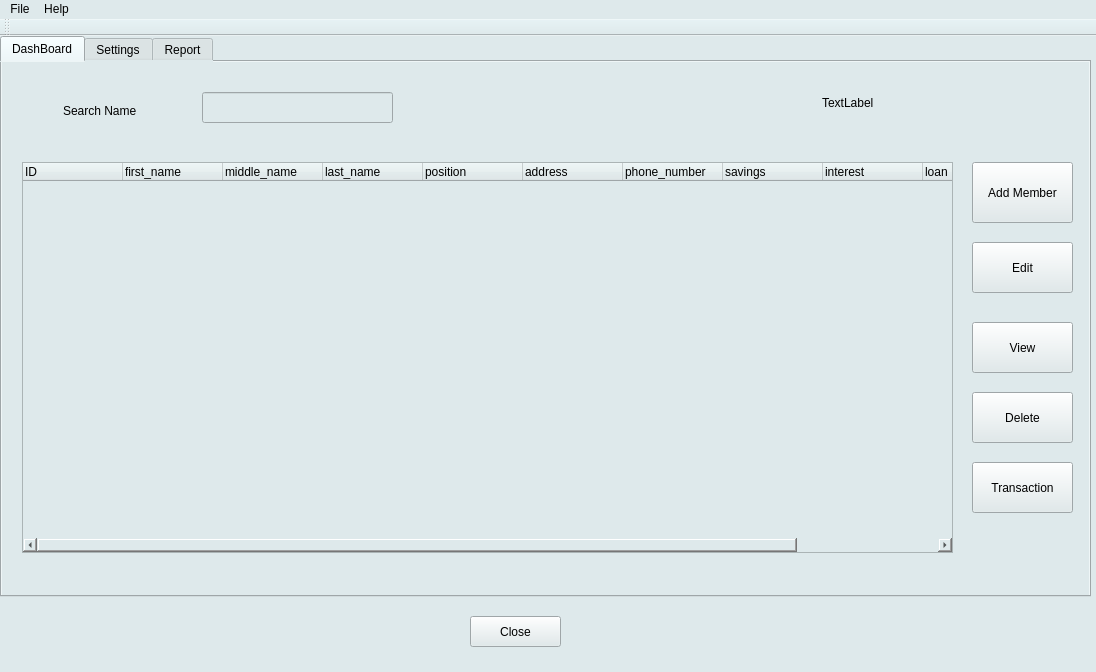
<?xml version="1.0" encoding="UTF-8"?>
<ui version="4.0">
 <class>njangiSystem</class>
 <widget class="QMainWindow" name="njangiSystem">
  <property name="geometry">
   <rect>
    <x>0</x>
    <y>0</y>
    <width>1096</width>
    <height>672</height>
   </rect>
  </property>
  <property name="windowTitle">
   <string>njangiSystem</string>
  </property>
  <property name="styleSheet">
   <string notr="true">background-color: rgb(222, 233, 235);</string>
  </property>
  <widget class="QWidget" name="centralWidget">
   <widget class="QTabWidget" name="tabWidget">
    <property name="geometry">
     <rect>
      <x>0</x>
      <y>0</y>
      <width>1091</width>
      <height>561</height>
     </rect>
    </property>
    <property name="autoFillBackground">
     <bool>false</bool>
    </property>
    <property name="tabShape">
     <enum>QTabWidget::Rounded</enum>
    </property>
    <property name="currentIndex">
     <number>0</number>
    </property>
    <widget class="QWidget" name="tab">
     <attribute name="title">
      <string>DashBoard</string>
     </attribute>
     <widget class="QTreeWidget" name="treeWidget">
      <property name="geometry">
       <rect>
        <x>20</x>
        <y>100</y>
        <width>931</width>
        <height>391</height>
       </rect>
      </property>
      <property name="columnCount">
       <number>11</number>
      </property>
      <column>
       <property name="text">
        <string>ID</string>
       </property>
      </column>
      <column>
       <property name="text">
        <string>first_name</string>
       </property>
      </column>
      <column>
       <property name="text">
        <string>middle_name</string>
       </property>
      </column>
      <column>
       <property name="text">
        <string>last_name</string>
       </property>
      </column>
      <column>
       <property name="text">
        <string>position</string>
       </property>
      </column>
      <column>
       <property name="text">
        <string>address</string>
       </property>
      </column>
      <column>
       <property name="text">
        <string>phone_number</string>
       </property>
      </column>
      <column>
       <property name="text">
        <string>savings</string>
       </property>
      </column>
      <column>
       <property name="text">
        <string>interest</string>
       </property>
      </column>
      <column>
       <property name="text">
        <string>loan</string>
       </property>
      </column>
      <column>
       <property name="text">
        <string>date_due</string>
       </property>
      </column>
     </widget>
     <widget class="QPushButton" name="pushButton">
      <property name="geometry">
       <rect>
        <x>970</x>
        <y>100</y>
        <width>101</width>
        <height>61</height>
       </rect>
      </property>
      <property name="styleSheet">
       <string notr="true">font: 8pt &quot;Courier&quot;;</string>
      </property>
      <property name="text">
       <string>Add Member</string>
      </property>
     </widget>
     <widget class="QLabel" name="dateLabel">
      <property name="geometry">
       <rect>
        <x>820</x>
        <y>20</y>
        <width>201</width>
        <height>41</height>
       </rect>
      </property>
      <property name="text">
       <string>TextLabel</string>
      </property>
     </widget>
     <widget class="QPushButton" name="pushButton_2">
      <property name="geometry">
       <rect>
        <x>970</x>
        <y>180</y>
        <width>101</width>
        <height>51</height>
       </rect>
      </property>
      <property name="styleSheet">
       <string notr="true">font: 8pt &quot;Courier&quot;;
font: 11pt &quot;Courier&quot;;</string>
      </property>
      <property name="text">
       <string>Edit</string>
      </property>
     </widget>
     <widget class="QPushButton" name="pushButton_4">
      <property name="geometry">
       <rect>
        <x>970</x>
        <y>330</y>
        <width>101</width>
        <height>51</height>
       </rect>
      </property>
      <property name="styleSheet">
       <string notr="true">font: 8pt &quot;Courier&quot;;
font: 11pt &quot;Courier&quot;;</string>
      </property>
      <property name="text">
       <string>Delete</string>
      </property>
     </widget>
     <widget class="QPushButton" name="pushButton_3">
      <property name="geometry">
       <rect>
        <x>970</x>
        <y>260</y>
        <width>101</width>
        <height>51</height>
       </rect>
      </property>
      <property name="styleSheet">
       <string notr="true">font: 8pt &quot;Courier&quot;;
font: 11pt &quot;Courier&quot;;</string>
      </property>
      <property name="text">
       <string>View</string>
      </property>
     </widget>
     <widget class="QPushButton" name="pushButton_5">
      <property name="geometry">
       <rect>
        <x>970</x>
        <y>400</y>
        <width>101</width>
        <height>51</height>
       </rect>
      </property>
      <property name="styleSheet">
       <string notr="true">font: 12pt &quot;Courier&quot;;
font: 10pt &quot;Courier&quot;;</string>
      </property>
      <property name="text">
       <string>Transaction</string>
      </property>
     </widget>
     <widget class="QLabel" name="label">
      <property name="geometry">
       <rect>
        <x>61</x>
        <y>41</y>
        <width>101</width>
        <height>16</height>
       </rect>
      </property>
      <property name="text">
       <string>Search Name</string>
      </property>
     </widget>
     <widget class="QLineEdit" name="lineEdit">
      <property name="geometry">
       <rect>
        <x>200</x>
        <y>30</y>
        <width>191</width>
        <height>31</height>
       </rect>
      </property>
     </widget>
    </widget>
    <widget class="QWidget" name="tab_3">
     <attribute name="title">
      <string>Settings</string>
     </attribute>
     <widget class="QPushButton" name="pushButton_10">
      <property name="geometry">
       <rect>
        <x>490</x>
        <y>0</y>
        <width>371</width>
        <height>101</height>
       </rect>
      </property>
      <property name="text">
       <string>Change interest Rates</string>
      </property>
     </widget>
     <widget class="QPushButton" name="pushButton_7">
      <property name="geometry">
       <rect>
        <x>490</x>
        <y>150</y>
        <width>371</width>
        <height>111</height>
       </rect>
      </property>
      <property name="text">
       <string>Create User</string>
      </property>
     </widget>
     <widget class="QPushButton" name="pushButton_8">
      <property name="geometry">
       <rect>
        <x>490</x>
        <y>330</y>
        <width>371</width>
        <height>111</height>
       </rect>
      </property>
      <property name="text">
       <string>Delete User</string>
      </property>
     </widget>
     <widget class="QGroupBox" name="groupBox">
      <property name="geometry">
       <rect>
        <x>20</x>
        <y>110</y>
        <width>281</width>
        <height>211</height>
       </rect>
      </property>
      <property name="title">
       <string>Sign in</string>
      </property>
      <widget class="QPushButton" name="pushButton_11">
       <property name="geometry">
        <rect>
         <x>40</x>
         <y>160</y>
         <width>88</width>
         <height>27</height>
        </rect>
       </property>
       <property name="text">
        <string>Cancel</string>
       </property>
      </widget>
      <widget class="QPushButton" name="pushButton_12">
       <property name="geometry">
        <rect>
         <x>140</x>
         <y>160</y>
         <width>88</width>
         <height>27</height>
        </rect>
       </property>
       <property name="text">
        <string>Sign in</string>
       </property>
       <property name="default">
        <bool>true</bool>
       </property>
      </widget>
      <widget class="QWidget" name="layoutWidget">
       <property name="geometry">
        <rect>
         <x>10</x>
         <y>100</y>
         <width>231</width>
         <height>31</height>
        </rect>
       </property>
       <layout class="QHBoxLayout" name="horizontalLayout">
        <item>
         <widget class="QLabel" name="label_6">
          <property name="text">
           <string>Password</string>
          </property>
         </widget>
        </item>
        <item>
         <widget class="QLineEdit" name="lineEdit_3">
          <property name="echoMode">
           <enum>QLineEdit::Password</enum>
          </property>
         </widget>
        </item>
       </layout>
      </widget>
      <widget class="QWidget" name="layoutWidget">
       <property name="geometry">
        <rect>
         <x>10</x>
         <y>40</y>
         <width>231</width>
         <height>31</height>
        </rect>
       </property>
       <layout class="QHBoxLayout" name="horizontalLayout_2">
        <item>
         <widget class="QLabel" name="label_3">
          <property name="text">
           <string>user name</string>
          </property>
         </widget>
        </item>
        <item>
         <widget class="QLineEdit" name="lineEdit_2"/>
        </item>
       </layout>
      </widget>
     </widget>
     <widget class="QLabel" name="label_2">
      <property name="geometry">
       <rect>
        <x>20</x>
        <y>60</y>
        <width>251</width>
        <height>31</height>
       </rect>
      </property>
      <property name="text">
       <string>Sign in to enable buttons</string>
      </property>
     </widget>
    </widget>
    <widget class="QWidget" name="tab_2">
     <attribute name="title">
      <string>Report</string>
     </attribute>
     <widget class="QTreeWidget" name="treeWidget_2">
      <property name="geometry">
       <rect>
        <x>10</x>
        <y>10</y>
        <width>1071</width>
        <height>371</height>
       </rect>
      </property>
      <property name="columnCount">
       <number>7</number>
      </property>
      <column>
       <property name="text">
        <string>ID</string>
       </property>
      </column>
      <column>
       <property name="text">
        <string>FirstName</string>
       </property>
      </column>
      <column>
       <property name="text">
        <string>LastName</string>
       </property>
      </column>
      <column>
       <property name="text">
        <string>Savings</string>
       </property>
      </column>
      <column>
       <property name="text">
        <string>Loans</string>
       </property>
      </column>
      <column>
       <property name="text">
        <string>Interest</string>
       </property>
      </column>
      <column>
       <property name="text">
        <string>Contributions</string>
       </property>
      </column>
     </widget>
     <widget class="QPushButton" name="pushButton_9">
      <property name="geometry">
       <rect>
        <x>990</x>
        <y>430</y>
        <width>91</width>
        <height>61</height>
       </rect>
      </property>
      <property name="text">
       <string>Print</string>
      </property>
      <property name="default">
       <bool>true</bool>
      </property>
     </widget>
     <widget class="QLCDNumber" name="lcdNumber">
      <property name="geometry">
       <rect>
        <x>160</x>
        <y>400</y>
        <width>271</width>
        <height>41</height>
       </rect>
      </property>
      <property name="frameShape">
       <enum>QFrame::WinPanel</enum>
      </property>
      <property name="frameShadow">
       <enum>QFrame::Plain</enum>
      </property>
      <property name="digitCount">
       <number>12</number>
      </property>
     </widget>
     <widget class="QLCDNumber" name="lcdNumber_2">
      <property name="geometry">
       <rect>
        <x>160</x>
        <y>460</y>
        <width>271</width>
        <height>41</height>
       </rect>
      </property>
      <property name="frameShape">
       <enum>QFrame::WinPanel</enum>
      </property>
      <property name="frameShadow">
       <enum>QFrame::Plain</enum>
      </property>
      <property name="digitCount">
       <number>12</number>
      </property>
     </widget>
     <widget class="QLabel" name="label_4">
      <property name="geometry">
       <rect>
        <x>30</x>
        <y>410</y>
        <width>91</width>
        <height>21</height>
       </rect>
      </property>
      <property name="text">
       <string>Total Savings</string>
      </property>
     </widget>
     <widget class="QLabel" name="label_5">
      <property name="geometry">
       <rect>
        <x>30</x>
        <y>470</y>
        <width>81</width>
        <height>21</height>
       </rect>
      </property>
      <property name="text">
       <string>Total Loans</string>
      </property>
     </widget>
    </widget>
   </widget>
   <widget class="QPushButton" name="pushButton_6">
    <property name="geometry">
     <rect>
      <x>470</x>
      <y>580</y>
      <width>91</width>
      <height>31</height>
     </rect>
    </property>
    <property name="text">
     <string>Close</string>
    </property>
   </widget>
  </widget>
  <widget class="QMenuBar" name="menuBar">
   <property name="geometry">
    <rect>
     <x>0</x>
     <y>0</y>
     <width>1096</width>
     <height>21</height>
    </rect>
   </property>
   <widget class="QMenu" name="menuFile">
    <property name="title">
     <string>File</string>
    </property>
    <addaction name="actionExit"/>
   </widget>
   <widget class="QMenu" name="menuHelp">
    <property name="title">
     <string>Help</string>
    </property>
    <addaction name="actionAbout"/>
   </widget>
   <addaction name="menuFile"/>
   <addaction name="menuHelp"/>
  </widget>
  <widget class="QToolBar" name="mainToolBar">
   <attribute name="toolBarArea">
    <enum>TopToolBarArea</enum>
   </attribute>
   <attribute name="toolBarBreak">
    <bool>false</bool>
   </attribute>
  </widget>
  <widget class="QStatusBar" name="statusBar"/>
  <action name="actionAbout">
   <property name="text">
    <string>About</string>
   </property>
  </action>
  <action name="actionExit">
   <property name="text">
    <string>Exit</string>
   </property>
  </action>
 </widget>
 <layoutdefault spacing="6" margin="11"/>
 <tabstops>
  <tabstop>pushButton_2</tabstop>
  <tabstop>pushButton_4</tabstop>
  <tabstop>pushButton_3</tabstop>
  <tabstop>pushButton_5</tabstop>
  <tabstop>lineEdit</tabstop>
  <tabstop>pushButton_10</tabstop>
  <tabstop>pushButton_11</tabstop>
  <tabstop>pushButton_8</tabstop>
  <tabstop>lineEdit_2</tabstop>
  <tabstop>lineEdit_3</tabstop>
  <tabstop>pushButton_12</tabstop>
  <tabstop>pushButton_7</tabstop>
  <tabstop>tabWidget</tabstop>
  <tabstop>treeWidget_2</tabstop>
  <tabstop>pushButton_9</tabstop>
  <tabstop>pushButton_6</tabstop>
  <tabstop>treeWidget</tabstop>
  <tabstop>pushButton</tabstop>
 </tabstops>
 <resources/>
 <connections>
  <connection>
   <sender>pushButton_6</sender>
   <signal>clicked()</signal>
   <receiver>njangiSystem</receiver>
   <slot>close()</slot>
   <hints>
    <hint type="sourcelabel">
     <x>380</x>
     <y>487</y>
    </hint>
    <hint type="destinationlabel">
     <x>688</x>
     <y>456</y>
    </hint>
   </hints>
  </connection>
  <connection>
   <sender>pushButton_11</sender>
   <signal>clicked()</signal>
   <receiver>lineEdit_3</receiver>
   <slot>clear()</slot>
   <hints>
    <hint type="sourcelabel">
     <x>103</x>
     <y>337</y>
    </hint>
    <hint type="destinationlabel">
     <x>118</x>
     <y>286</y>
    </hint>
   </hints>
  </connection>
  <connection>
   <sender>pushButton_11</sender>
   <signal>clicked()</signal>
   <receiver>lineEdit_2</receiver>
   <slot>clear()</slot>
   <hints>
    <hint type="sourcelabel">
     <x>92</x>
     <y>334</y>
    </hint>
    <hint type="destinationlabel">
     <x>100</x>
     <y>221</y>
    </hint>
   </hints>
  </connection>
 </connections>
</ui>
